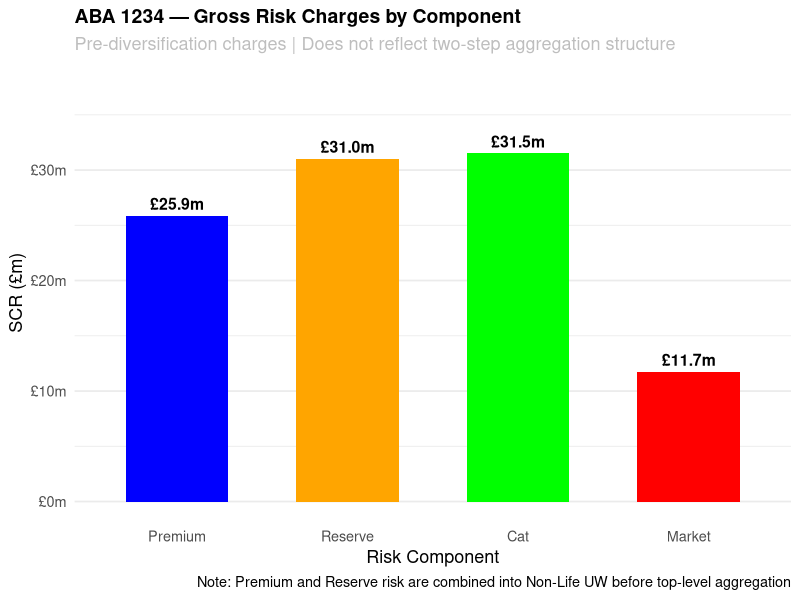

Here is the R script that generated this plot: (Note: this script raises an error after producing the figure.)
# =============================================================================
# PROJECT:  Simplified Solvency II-Style Capital Model
#           Hypothetical Lloyd's Syndicate "ABA 1234"
#
# AUTHOR:   Imanga Lankathilaka
# DATE:     May 2026
# VERSION:  1.0
#
# PURPOSE:
#   To build a simple but structurally sound capital model for a
#   hypothetical Lloyd's syndicate, broadly consistent with the Solvency II
#   Standard Formula framework. The model quantifies the Solvency Capital
#   Requirement (SCR) across four key risk modules and aggregates them using
#   a correlation matrix to produce a total capital requirement.
#
# REGULATORY CONTEXT:
#   Under Solvency II (Directive 2009/138/EC), insurers must hold capital
#   equal to the 99.5th percentile Value-at-Risk (VaR) of basic own funds
#   over a one-year time horizon. The Standard Formula provides a prescribed
#   method for calculating the SCR by risk module, using:
#     - Stress factors applied to volumes (premium, reserve, cat, market)
#     - A prescribed correlation matrix to aggregate risk charges
#
#   This model is a simplified approximation of the Standard Formula.
#   It is illustrative only and should not be used for regulatory submissions.
#
# RISK MODULES COVERED:
#   1. Premium Risk    — Potential losses on unearned/future business
#   2. Reserve Risk    — Adverse development of IBNR reserves
#   3. Catastrophe Risk — 1-in-200 catastrophe loss estimate
#   4. Market Risk     — Simplified interest rate / asset value stress
#
# AGGREGATION:
#   Risk charges are combined using a Solvency II-style correlation matrix
#   via the standard quadratic formula:
#   SCR_total = sqrt(sum_i sum_j rho_ij * SCR_i * SCR_j)
#
# PACKAGES REQUIRED:
#   ggplot2   — Visualisation
#   dplyr     — Data manipulation
#   scales    — Axis formatting
#
# LIMITATIONS:
#   - Standard Formula simplifications applied throughout
#   - Cat risk uses a simplified RDS (Reference Damage Scenario) approach
#   - Operational risk not modelled (typically ~3% of BSCR in standard formula)
#   - No allowance for risk mitigation (reinsurance, diversification by LoB)
#   - One-year VaR basis assumed throughout; multi-year risks not considered
#   - Asset portfolio is simplified; credit and liquidity risk excluded
#
# PEER REVIEW STATUS: Draft — prepared for learning purposes, not peer reviewed
# =============================================================================


# -----------------------------------------------------------------------------
# 0. ENVIRONMENT SETUP
# -----------------------------------------------------------------------------

rm(list = ls())       # Clear workspace
set.seed(42)          # Reproducibility

# Install packages if not already present
# repos argument prevents interactive mirror selection prompt
required_packages <- c("ggplot2", "dplyr", "scales")
new_packages <- required_packages[!(required_packages %in%
                                      installed.packages()[, "Package"])]
if (length(new_packages) > 0) {
  install.packages(new_packages, repos = "https://cloud.r-project.org")
}

library(ggplot2)
library(dplyr)
library(scales)

getwd()


# =============================================================================
# 1. SYNDICATE PROFILE — HYPOTHETICAL "ABA 1234"
# =============================================================================
# We define a small-to-mid-size Lloyd's syndicate writing predominantly
# Property and Casualty business. All figures in £millions.
#
# These inputs would come from the syndicate's business plan in practice.
# We keep the portfolio simple: two lines of business.
# =============================================================================

cat("  LLOYD'S SYNDICATE ABA 1234 — CAPITAL MODEL\n")
cat("  Solvency II Standard Formula (Simplified)\n")

# --- Syndicate Overview ---
syndicate_name  <- "ABA 1234"
reporting_year  <- 2026
currency        <- "GBP"

cat(sprintf("Syndicate   : %s\n", syndicate_name))
cat(sprintf("Report Year : %d\n", reporting_year))
cat(sprintf("Currency    : %s(£m)\n\n",currency))

# --- Lines of Business ---
# Property: short-tail, high cat exposure
# Casualty: longer tail, lower cat exposure
# Note: "Casualty" used here consistent with Lloyd's market convention
# In the broader UK GI market this class would typically be termed "Liability"
lob_names       <- c("Property", "Casualty")

# Gross Written Premium (GWP) by line (£m)
gwp             <- c(Property = 80, Casualty = 50)

# Net Earned Premium (NEP) — after reinsurance, ~75% of GWP (simplified)
# In practice this would reflect the actual reinsurance program
nep_ratio       <- 0.75
nep             <- gwp * nep_ratio

# Best estimate loss ratio by line (used in premium risk)
# Reflects actuarial best estimate of ultimate loss ratio
be_loss_ratio   <- c(Property = 0.60, Casualty = 0.65)
# Not used in base case SCR — this model uses NEP as volume measure
# Would be used in an extended model incorporating loss ratio risk explicitly

# Best estimate IBNR reserves by line (£m)
# Represents the net undiscounted best estimate of outstanding claims
be_reserves     <- c(Property = 45, Casualty = 75)

# Asset portfolio (simplified) (£m)
# Mostly bonds — typical for a Lloyd's syndicate

# Weighted average liability duration by line (years)
# Property: short-tail ~1 year average settlement
# Casualty: longer-tail ~4 year average settlement
# Weighted by reserves: (45 x 1 + 75 x 4) / 120 = 2.875 years
liability_duration <- (be_reserves["Property"] * 1 + be_reserves["Casualty"] * 4)/
                      sum(be_reserves)

# Then use it in BEL discounting
discount_rate <- 0.04
bel <- sum(be_reserves) / (1 + discount_rate)^liability_duration

risk_margin    <- bel * 0.08                # Risk margin ~8% of BEL (simplified)
premium_provs  <- sum(gwp) * 0.50 * nep_ratio  # Unearned premium (half year)
tech_provisions <- bel + risk_margin + premium_provs

# Simplified Own Funds (£m)
# Tier 1 capital: members' funds, retained earnings
# In practice, Own Funds = Assets - Technical Provisions (Solvency II basis)
own_funds_tier1 <- 95   # Tier 1 capital (highest quality)
own_funds_tier2 <- 15   # Tier 2 (e.g. subordinated debt, Letters of Credit)
total_own_funds <- own_funds_tier1 + own_funds_tier2

total_assets   <- tech_provisions + total_own_funds

#Asset allocation
bond_allocation <- 0.70  # 70% fixed income
equity_alloc    <- 0.10  # 10% equities
cash_alloc      <- 0.20  # 20% cash / money market

cat("--- SYNDICATE PORTFOLIO SUMMARY ---\n")
cat(sprintf("  GWP (Property)     : £%.0fm\n", gwp["Property"]))
cat(sprintf("  GWP (Casualty)     : £%.0fm\n", gwp["Casualty"]))
cat(sprintf("  Total GWP          : £%.0fm\n", sum(gwp)))
cat(sprintf("  Total NEP          : £%.0fm\n", sum(nep)))
cat(sprintf("  BE Reserves (Prop) : £%.0fm\n", be_reserves["Property"]))
cat(sprintf("  BE Reserves (Cas)  : £%.0fm\n", be_reserves["Casualty"]))
cat(sprintf("  Total BE Reserves  : £%.0fm\n", sum(be_reserves)))
cat(sprintf("  BEL (Discounted)   : £%.0fm\n", bel))
cat(sprintf("  Risk Margin        : £%.0fm\n", risk_margin))
cat(sprintf("  Premium Provisions : £%.0fm\n", premium_provs))
cat(sprintf("  Tech Provisions    : £%.0fm\n", tech_provisions))
cat(sprintf("  Total Assets       : £%.0fm\n\n", total_assets))

# =============================================================================
# 2. RISK MODULE 1 — PREMIUM RISK
# =============================================================================
# Premium risk is the risk of loss on business written or to be written
# during the next 12 months being worse than expected.
#
# Method: Volume-based stress approach (High-level approximation of the Standard Formula)
#   SCR_prem = NEP x sigma_prem x stress_factor
#
# Where:
#   NEP             = Net Earned Premium (volume measure)
#   sigma_prem      = Premium risk standard deviation (by line of business)
#   stress_factor   = 3; Simplified conservative 99.5% capital factor,
#                        allowing for skewness/lognormal-type loss behaviour 
#
# =============================================================================

cat("RISK MODULE 1: PREMIUM RISK\n")

# Standard deviation of premium risk by line (from EIOPA Standard Formula)
# These reflect the inherent volatility of each class of business
sigma_prem <- c(Property = 0.10,   # Property: moderate volatility
                Casualty = 0.13)   # Casualty: higher volatility, longer tail

stress_factor <- 3

# SCR for premium risk by line (£m)
# Note: Standard Formula uses a non-linear formula; we use a simplified
# linear stress for clarity and transparency at this level

scr_prem_vec <- nep * sigma_prem * stress_factor

# Aggregate premium risk SCR across lines using correlation
# Rows/Cols represent the lines of business written by this syndicate:
#   LoB 6 = Fire and other damage to property (Property)
#   LoB 4 = General liability (Casualty/Liability)
# Full 12x12 matrix prescribed by EIOPA — subset here to lines written only

eiopa_lob_corr <- matrix(
  c(1.00, 0.25,   # Property vs Property, Property vs Casualty
    0.25, 1.00),  # Casualty vs Property, Casualty vs Casualty
  nrow = 2,
  ncol = 2,
  dimnames = list(c("Property", "Casualty"),
                  c("Property", "Casualty"))
)

# Aggregate premium risk SCR using EIOPA prescribed LoB correlations
# Quadratic formula: SCR = sqrt( SCR^T x CorrMatrix x SCR )

scr_prem <- sqrt(as.numeric(
  t(scr_prem_vec) %*% eiopa_lob_corr %*% scr_prem_vec
))


cat(sprintf("  NEP (Property)          : £%.1fm\n", nep["Property"]))
cat(sprintf("  NEP (Casualty)          : £%.1fm\n", nep["Casualty"]))
cat(sprintf("  Sigma (Property)        : %.0f%%\n", sigma_prem["Property"] * 100))
cat(sprintf("  Sigma (Casualty)        : %.0f%%\n", sigma_prem["Casualty"] * 100))
cat(sprintf("  SCR Premium (Property)  : £%.1fm\n", scr_prem_vec["Property"]))
cat(sprintf("  SCR Premium (Casualty)  : £%.1fm\n", scr_prem_vec["Casualty"]))
cat("  EIOPA LoB Correlation Matrix:\n")
print(eiopa_lob_corr)
cat(sprintf("  SCR Premium Risk (Total): £%.1fm\n\n", scr_prem))

# =============================================================================
# 3. RISK MODULE 2 — RESERVE RISK
# =============================================================================
# Reserve risk is the risk that best estimate IBNR reserves are insufficient
# to cover the ultimate cost of claims already incurred.
#
# Method: Volume-based stress (Standard Formula approach)
#   SCR_res = BE_Reserves x sigma_res x stress_factor
#
# Where:
#   BE_Reserves     = Best estimate net IBNR reserves (volume measure)
#   sigma_res       = Reserve risk standard deviation by lin
#   stress_factor   = 3; Simplified conservative 99.5% capital factor,
#                        allowing for skewness/lognormal-type loss behaviour
#
# Key point: Reserve risk sigma tends to be lower than premium risk sigma
# for the same line, as reserves are already informed by claims experience.
# =============================================================================

cat("RISK MODULE 2: RESERVE RISK\n")

# Reserve risk standard deviations by line (EIOPA Standard Formula values)
sigma_res <- c(Property = 0.10,   # Property: well-developed triangles
               Casualty = 0.11)   # Casualty: more tail uncertainty



# SCR for reserve risk by line (£m)
scr_res_vec <- be_reserves * sigma_res * stress_factor

# Aggregate reserve risk SCR using same correlation structure as premium
scr_res <- sqrt(as.numeric(
  t(scr_res_vec) %*% eiopa_lob_corr %*% scr_res_vec
))

cat(sprintf("  BE Reserves (Property)  : £%.1fm\n", be_reserves["Property"]))
cat(sprintf("  BE Reserves (Casualty)  : £%.1fm\n", be_reserves["Casualty"]))
cat(sprintf("  Sigma (Property)        : %.0f%%\n", sigma_res["Property"] * 100))
cat(sprintf("  Sigma (Casualty)        : %.0f%%\n", sigma_res["Casualty"] * 100))
cat(sprintf("  SCR Reserve (Property)  : £%.1fm\n", scr_res_vec["Property"]))
cat(sprintf("  SCR Reserve (Casualty)  : £%.1fm\n", scr_res_vec["Casualty"]))
cat("  EIOPA LoB Correlation Matrix:\n")
print(eiopa_lob_corr)
cat(sprintf("  SCR Reserve Risk (Total): £%.1fm\n\n", scr_res))


# =============================================================================
# 4. RISK MODULE 3 — CATASTROPHE RISK
# =============================================================================
# Catastrophe risk is the risk of loss from a single large event or series
# of events — e.g. a major UK windstorm or US hurricane.
#
# Method: Reference Damage Scenario (RDS) approach
#   We define a 1-in-200 catastrophe scenario for each peril and take the
#   largest single event loss net of reinsurance as the cat SCR.
#
# This is a simplification of the Standard Formula Cat module, which uses
# prescribed scenarios or an internal cat model.
# In Lloyd's practice, syndicates typically use vendor cat models
# (RMS, AIR) to produce exceedance probability curves.
#
# Perils modelled:
#   - UK Windstorm (main nat cat peril for UK Property)
#   - US Hurricane (common Lloyd's cat exposure via open market)
# =============================================================================

cat("RISK MODULE 3: CATASTROPHE RISK\n")

# 1-in-200 gross loss scenarios by peril (£m)
# These are illustrative RDS losses — in practice from a cat model output
cat_scenarios_gross <- c(
  UK_Windstorm  = 60,    # Large UK winter storm event
  US_Hurricane  = 90     # Major Gulf of Mexico hurricane making landfall
)

# Reinsurance recovery rate per peril
# Property XL programme provides meaningful protection
ri_recovery_rate <- c(
  UK_Windstorm  = 0.60,   # 60% recovered under property cat XL
  US_Hurricane  = 0.65    # 65% recovered (higher limit purchased for US)
)

# Net cat loss per peril after reinsurance recovery
cat_scenarios_net <- cat_scenarios_gross * (1 - ri_recovery_rate)

# SCR cat = largest single net peril loss (conservative, simplified approach)
# Standard Formula would aggregate across perils using prescribed correlations
scr_cat <- max(cat_scenarios_net)
dominant_peril <- names(which.max(cat_scenarios_net))

cat(sprintf("  UK Windstorm (Gross)    : £%.1fm\n", cat_scenarios_gross["UK_Windstorm"]))
cat(sprintf("  UK Windstorm (Net RI)   : £%.1fm\n", cat_scenarios_net["UK_Windstorm"]))
cat(sprintf("  US Hurricane (Gross)    : £%.1fm\n", cat_scenarios_gross["US_Hurricane"]))
cat(sprintf("  US Hurricane (Net RI)   : £%.1fm\n", cat_scenarios_net["US_Hurricane"]))
cat(sprintf("  Dominant Peril          : %s\n", dominant_peril))
cat(sprintf("  SCR Catastrophe Risk    : £%.1fm\n\n", scr_cat))


# =============================================================================
# 5. RISK MODULE 4 — MARKET RISK (SIMPLIFIED)
# =============================================================================
# Market risk is the risk of loss from adverse movements in financial markets
# — interest rates, equity prices, credit spreads, currency, etc.
#
# Method: ALM Net Shock Approach (interest rate) + Prescribed Stress (equity)
#
# 5.1 Interest Rate Risk
#   Both upward and downward parallel shift shocks applied to the balance sheet
#   consistent with Solvency II Standard Formula interest rate sub-module.
#   The net impact is calculated on an ALM basis:
#     Rate UP   (+100bps): Bond prices fall, technical provisions decrease
#     Rate DOWN (-75bps) : Bond prices rise, technical provisions increase
#   SCR = max(net_loss_up, net_loss_down, 0)
#
#   Note: EIOPA prescribes term-structure shocks (different bps by maturity)
#   not a flat parallel shift. A parallel shock is used here as a simplification
#   — this understates risk for portfolios with significant long-duration
#   bond exposure. Liability duration of 2.875 years defined in Section 1
#   and referenced consistently here.
#
# 5.2 Equity Risk
#   39% stress applied to Type 1 equities (listed equities in EEA/OECD markets)
#   consistent with Solvency II Standard Formula equity sub-module.
#
# 5.3 Cash
#   No stress applied — assumed risk-free in this simplified model.
#
# Sub-modules aggregated by simple summation (conservative — no diversification
# benefit taken). Standard Formula prescribes a correlation matrix across
# market risk sub-modules which would reduce the total market risk SCR.
#
# Sub-modules NOT modelled (limitations):
#   - Spread risk        : Credit spread widening on bond portfolio
#   - Currency risk      : FX movements on non-GBP exposures
#   - Property risk      : Direct real estate holdings (none assumed)
#   - Concentration risk : Single counterparty exposure limits
# =============================================================================

cat("RISK MODULE 4: MARKET RISK (SIMPLIFIED)\n")

# Asset values by class (£m)
asset_bonds    <- total_assets * bond_allocation
asset_equity   <- total_assets * equity_alloc
asset_cash     <- total_assets * cash_alloc

# 5.1 Interest Rate risk module (ALM Net Shock Approach)

bond_duration        <- 3.0      # years (typical for short-duration insurer portfolio)
# liability_duration= 2.875 yrs, Weighted average duration of liabilities as per section 1

# Shocks defined (EIOPA currency-specific shocks are curve-dependent, parallel approximations used here)
rate_stress_up     <- 0.0100    # +100 basis points
rate_stress_down   <- 0.0075    # -75 basis points (prescribed for GBP/EUR at short durations)

# Convention: net_loss = loss on assets - gain on liabilities (or vice versa)
# Positive value = net loss to the syndicate

# Scenario A: Interest Rate UP Shock

# Bond stress: simplified duration-based interest rate stress
# Interest rate UP shock — decrease Bond price
bond_loss_up      <- asset_bonds * bond_duration * rate_stress_up 
tp_decrease_up    <- tech_provisions * liability_duration * rate_stress_up 
net_loss_up       <- bond_loss_up - tp_decrease_up


# Scenario B: Interest Rate DOWN Shock

bond_gain_down       <- asset_bonds * bond_duration * rate_stress_down
tp_increase_down     <- tech_provisions * liability_duration * rate_stress_down
net_loss_down        <- tp_increase_down - bond_gain_down


# SCR interest rate = worse of up and down shock, floored at zero
scr_interest <- max(net_loss_up, net_loss_down,0)
dominant_shock <- ifelse(net_loss_up >= net_loss_down, "Rate Up", "Rate Down")

# 5.2 Equity stress

# Standard Formula prescribes 39% stress for Type 1 equities
equity_stress_pct <- 0.39
equity_loss  <- asset_equity * equity_stress_pct

# 5.3 Cash
# Cash assumed risk-free in this simplified model
cash_loss    <- 0   

# Market risk SCR = sum of stressed losses (simplified, no diversification)
# In Standard Formula, sub-modules are correlated; we conservatively sum here
scr_market <- scr_interest + equity_loss + cash_loss

cat(sprintf("  Bond Portfolio Value    : £%.1fm (Duration: %.1f yrs)\n", asset_bonds, bond_duration))
cat(sprintf("  Net Technical Provisions: £%.1fm (Duration: %.1f yrs)\n", tech_provisions, liability_duration))
cat(sprintf("  Rate Up Net Loss        : £%.1fm\n", net_loss_up))
cat(sprintf("  Rate Down Net Loss      : £%.1fm\n", net_loss_down))
cat(sprintf("  Dominant Interest Shock : %s\n", dominant_shock))
cat(sprintf("  SCR Interest Rate (Net) : £%.1fm\n", scr_interest))
cat(sprintf("  Equity Portfolio Value  : £%.1fm (Stress: %.0f%%)\n", asset_equity, equity_stress_pct * 100))
cat(sprintf("  SCR Equity Risk         : £%.1fm\n", equity_loss))
cat(sprintf("  SCR Market Risk (Total) : £%.1fm\n\n", scr_market))


# =============================================================================
# 6. AGGREGATION — TOTAL SCR
# =============================================================================
# Two-step aggregation consistent with Solvency II Standard Formula structure
# (Delegated Regulation 2015/35, Annex IV)
#
# STEP 1: Premium + Reserve → Non-Life Underwriting Risk (rho = 0.50)
# STEP 2: Non-Life UW + Cat + Market → Total SCR (top-level corr matrix)
#
# LIMITATIONS:
#   Non-Life UW usually included Catastrophe Risk along with Lapse Risk
#   however is this model Catastrophe Risk is used in the top level.
#   Operational risk, counterparty default risk, and life/health risk
#   sub-modules not modelled — this model covers non-life underwriting
#   and market risk only.
# =============================================================================

cat("AGGREGATION: TOTAL SCR\n")
cat("  Standard Formula Two-Step Aggregation Structure\n")


# STEP 1: INNER AGGREGATION — Non-Life Premium & Reserve Risk

# Prescribed correlation of 0.50 between premium and reserve risk
# Source: Solvency II Delegated Regulation (EU) 2015/35, Annex IV
corr_prem_res   <- 0.50
scr_nl_prem_res <- sqrt(scr_prem^2 + scr_res^2 +
                          2 * corr_prem_res * scr_prem * scr_res)


# STEP 2: TOP-LEVEL AGGREGATION

scr_top_modules <- c(
  NonLife_UW  = as.numeric(scr_nl_prem_res),
  Catastrophe = as.numeric(scr_cat),
  Market      = as.numeric(scr_market)
)

n_top <- length(scr_top_modules)

# Top-level correlation matrix
# Non-Life UW vs Cat    = 0.25 
# Non-Life UW vs Market = 0.25 
# Cat vs Market         = 0.00 (catastrophe events not assumed to move markets)
corr_matrix_top <- matrix(
  c(1.00, 0.25, 0.25,
    0.25, 1.00, 0.00,
    0.25, 0.00, 1.00),
  nrow = n_top, ncol = n_top,
  dimnames = list(names(scr_top_modules), names(scr_top_modules))
)

cat("  Top-Level Regulatory Correlation Matrix:\n")
print(round(corr_matrix_top, 2))
cat("\n")

# Total SCR via quadratic aggregation formula
scr_total <- sqrt(as.numeric(
  t(scr_top_modules) %*% corr_matrix_top %*% scr_top_modules
))

# Simple sum across all four base risks — for diversification comparison
scr_sum_no_div  <- sum(scr_prem, scr_res, scr_cat, scr_market)
div_benefit     <- scr_sum_no_div - scr_total
div_benefit_pct <- (div_benefit / scr_sum_no_div) * 100

# -------------------------------------------------------------
# OUTPUT
# -------------------------------------------------------------
cat(sprintf("  SCR Premium Risk        : £%.1fm\n", scr_prem))
cat(sprintf("  SCR Reserve Risk        : £%.1fm\n", scr_res))
cat(sprintf("  [Non-Life UW Sub-Total] : £%.1fm\n", scr_nl_prem_res))
cat(sprintf("  SCR Catastrophe Risk    : £%.1fm\n", scr_cat))
cat(sprintf("  SCR Market Risk         : £%.1fm\n", scr_market))
cat("  ---------------------------------------\n")
cat(sprintf("  Sum (no diversification): £%.1fm\n", scr_sum_no_div))
cat(sprintf("  Diversification Benefit : £%.1fm (%.1f%%)\n",
            div_benefit, div_benefit_pct))
cat(sprintf("  TOTAL SCR               : £%.1fm\n\n", scr_total))

# =============================================================================
# 7. OWN FUNDS & SOLVENCY POSITION
# =============================================================================
# The Solvency Capital Requirement alone is insufficient — we also need to
# assess the syndicate's available capital (Own Funds) to determine whether
# it is adequately capitalised.
#
# Solvency Ratio = Eligible Own Funds / SCR
# A ratio > 100% means the syndicate meets its capital requirement.
# Lloyd's syndicates are typically capitalised well above 100% (Funds at Lloyd's)
# =============================================================================

cat("SOLVENCY POSITION\n")


# Solvency ratio
solvency_ratio  <- (total_own_funds / scr_total) * 100

# Capital surplus / deficit
capital_surplus <- total_own_funds - scr_total

cat(sprintf("  Tier 1 Own Funds        : £%.1fm\n", own_funds_tier1))
cat(sprintf("  Tier 2 Own Funds        : £%.1fm\n", own_funds_tier2))
cat(sprintf("  Total Own Funds         : £%.1fm\n", total_own_funds))
cat(sprintf("  Total SCR               : £%.1fm\n", scr_total))
cat(sprintf("  Capital Surplus         : £%.1fm\n", capital_surplus))
cat(sprintf("  Solvency Ratio          : %.0f%%\n\n", solvency_ratio))

if (solvency_ratio >= 130) {
  cat("  STATUS: Well capitalised (Solvency Ratio > 130%)\n\n")
} else if (solvency_ratio >= 100) {
  cat("  STATUS: Adequately capitalised (Solvency Ratio 100-130%)\n\n")
} else {
  cat("  STATUS: WARNING — Solvency Ratio below 100%. Capital action required.\n\n")
}


# =============================================================================
# 8. VISUALISATION
# =============================================================================
# Three charts:
#   (a) SCR waterfall by risk module
#   (b) Solvency position (own funds vs SCR)
#   (c) Diversification benefit illustration
# =============================================================================
# --- 8a. Gross Risk Charges by Component (Pre-Diversification) ---
# Shows where risk originates before any aggregation
# Four individual module charges — useful for understanding risk drivers

scr_df <- data.frame(
  Module = c("Premium", "Reserve", "Cat", "Market"),
  SCR    = c(scr_prem, scr_res, scr_cat, scr_market)
)
scr_df$Module <- factor(scr_df$Module, levels = scr_df$Module)

p1a <- ggplot(scr_df, aes(x = Module, y = SCR, fill = Module)) +
  geom_bar(stat = "identity", width = 0.6) +
  geom_text(aes(label = sprintf("£%.1fm", SCR)),
            vjust = -0.5, size = 4, fontface = "bold") +
  scale_fill_manual(values = c(
    Premium  = "blue",
    Reserve  = "orange",
    Cat      = "green",
    Market   = "red"
  )) +
  scale_y_continuous(
    labels = label_comma(prefix = "£", suffix = "m"),
    limits = c(0, max(scr_prem, scr_res, scr_cat, scr_market) * 1.2)
  ) +
  labs(
    title    = sprintf("%s — Gross Risk Charges by Component", syndicate_name),
    subtitle = "Pre-diversification charges | Does not reflect two-step aggregation structure",
    x        = "Risk Component",
    y        = "SCR (£m)",
    caption  = "Note: Premium and Reserve risk are combined into Non-Life UW before top-level aggregation"
  ) +
  theme_minimal(base_size = 13) +
  theme(
    plot.title         = element_text(face = "bold", size = 14),
    plot.subtitle      = element_text(colour = "grey"),
    legend.position    = "none",
    panel.grid.major.x = element_blank()
  )

print(p1a)

ggsave("charts/01a_gross_risk_charges.png", plot = p1a,
       width = 10, height = 6, dpi = 150)

# --- 8b. Aggregated SCR by Top-Level Module (Standard Formula Structure) ---
# Shows the three top-level modules after Step 1 inner aggregation
# Consistent with the two-step Standard Formula aggregation in Section 6

scr_top_df <- data.frame(
  Module = c("Non-Life UW\n(Prem + Res)", "Catastrophe", "Market"),
  SCR    = c(scr_nl_prem_res, scr_cat, scr_market)
)
scr_top_df$Module <- factor(scr_top_df$Module, levels = scr_top_df$Module)

p1b <- ggplot(scr_top_df, aes(x = Module, y = SCR, fill = Module)) +
  geom_bar(stat = "identity", width = 0.6) +
  geom_text(aes(label = sprintf("£%.1fm", SCR)),
            vjust = -0.5, size = 4, fontface = "bold") +
  # Add total SCR reference line
  geom_hline(yintercept = scr_total, linetype = "dashed",
             colour = "grey", linewidth = 0.8) +
  annotate("text",
           x     = 3.4,
           y     = scr_total,
           label = sprintf("Total SCR\n£%.1fm", scr_total),
           size  = 3.5, colour = "grey", hjust = 0) +
  scale_fill_manual(values = c(
    "Non-Life UW\n(Prem + Res)" = "blue",
    "Catastrophe"               = "green",
    "Market"                    = "red"
  )) +
  scale_y_continuous(
    labels = label_comma(prefix = "£", suffix = "m"),
    limits = c(0, max(scr_nl_prem_res, scr_cat, scr_market) * 1.3)
  ) +
  labs(
    title    = sprintf("%s — SCR by Top-Level Module", syndicate_name),
    subtitle = "Post Step-1 aggregation | Consistent with Standard Formula two-step structure",
    x        = "Top-Level Module",
    y        = "SCR (£m)",
    caption  = paste0("Total SCR (£", round(scr_total, 1),
                      "m) reflects diversification across all three modules")
  ) +
  theme_minimal(base_size = 13) +
  theme(
    plot.title         = element_text(face = "bold", size = 14),
    plot.subtitle      = element_text(colour = "grey"),
    legend.position    = "none",
    panel.grid.major.x = element_blank()
  )

print(p1b)

ggsave("charts/01b_top_level_modules.png", plot = p1b,
       width = 10, height = 6, dpi = 150)

# --- 8b. Solvency Position (Own Funds vs SCR) ---

solvency_df <- data.frame(
  Category = factor(c("SCR", "Capital Surplus"),
                    levels = c("SCR", "Capital Surplus")),
  Amount   = c(scr_total, capital_surplus)
)

p2 <- ggplot(solvency_df, aes(x = "Own Funds", y = Amount, fill = Category)) +
  geom_bar(stat = "identity", width = 0.4) +
  geom_hline(yintercept = scr_total, linetype = "dashed",
             colour = "red", linewidth = 1) +
  annotate("text", x = 1.3, y = scr_total,
           label = sprintf("SCR: £%.1fm", scr_total),
           colour = "red", size = 4, fontface = "bold") +
  annotate("text", x = 1, y = scr_total / 2,
           label = sprintf("£%.1fm\n(%.0f%%)", scr_total, 100),
           colour = "white", size = 4.5, fontface = "bold") +
  annotate("text", x = 1, y = scr_total + capital_surplus / 2,
           label = sprintf("£%.1fm surplus", capital_surplus),
           colour = "white", size = 4, fontface = "bold") +
  scale_fill_manual(values = c("SCR" = "blue",
                               "Capital Surplus" = "green")) +
  scale_y_continuous(labels = label_comma(prefix = "£", suffix = "m")) +
  labs(
    title    = sprintf("%s — Solvency Position", syndicate_name),
    subtitle = sprintf("Eligible Own Funds vs SCR | Solvency Ratio: %.0f%%",
                       solvency_ratio),
    x        = NULL,
    y        = "Amount (£m)",
    fill     = NULL,
    caption  = "Red dashed line = SCR threshold (minimum capital requirement)"
  ) +
  theme_minimal(base_size = 13) +
  theme(
    plot.title    = element_text(face = "bold", size = 14),
    plot.subtitle = element_text(colour = "grey"),
    legend.position = "bottom"
  )

print(p2)

ggsave("charts/02_solvency_position.png", plot = p2,
       width = 8, height = 7, dpi = 150)

# --- 8c. Diversification Benefit Illustration ---

div_df <- data.frame(
  Scenario = factor(c("Simple Sum\n(No Diversification)", "Total SCR\n(With Correlation)"),
                    levels = c("Simple Sum\n(No Diversification)", "Total SCR\n(With Correlation)")),
  Amount   = c(scr_sum_no_div, scr_total)
)

p3 <- ggplot(div_df, aes(x = Scenario, y = Amount, fill = Scenario)) +
  geom_bar(stat = "identity", width = 0.5) +
  geom_text(aes(label = sprintf("£%.1fm", Amount)),
            vjust = -0.5, size = 4.5, fontface = "bold") +
  annotate("segment",
           x = 1, xend = 2,
           y = scr_sum_no_div * 1.05, yend = scr_sum_no_div * 1.05,
           arrow = arrow(ends = "both", length = unit(0.2, "cm")),
           colour = "grey") +
  annotate("text", x = 1.5, y = scr_sum_no_div * 1.09,
           label = sprintf("Diversification benefit: £%.1fm (%.0f%%)",
                           div_benefit, div_benefit_pct),
           size = 3.8, colour = "grey") +
  scale_fill_manual(values = c(
    "Simple Sum\n(No Diversification)" = "orange",
    "Total SCR\n(With Correlation)"    = "blue"
  )) +
  scale_y_continuous(labels = label_comma(prefix = "£", suffix = "m"),
                     limits = c(0, scr_sum_no_div * 1.25)) +
  labs(
    title    = sprintf("%s — Diversification Benefit", syndicate_name),
    subtitle = "Impact of inter-module correlation on total SCR",
    x        = NULL,
    y        = "SCR (£m)",
    caption  = "Diversification benefit = reduction in SCR from correlation vs simple summation"
  ) +
  theme_minimal(base_size = 13) +
  theme(
    plot.title      = element_text(face = "bold", size = 14),
    plot.subtitle   = element_text(colour = "grey"),
    legend.position = "none",
    panel.grid.major.x = element_blank()
  )

print(p3)

ggsave("charts/03_diversification_benefit.png", plot = p3,
       width = 10, height = 6, dpi = 150)

cat("=================================================================\n")
cat("END OF SCRIPT\n")
cat("=================================================================\n")
